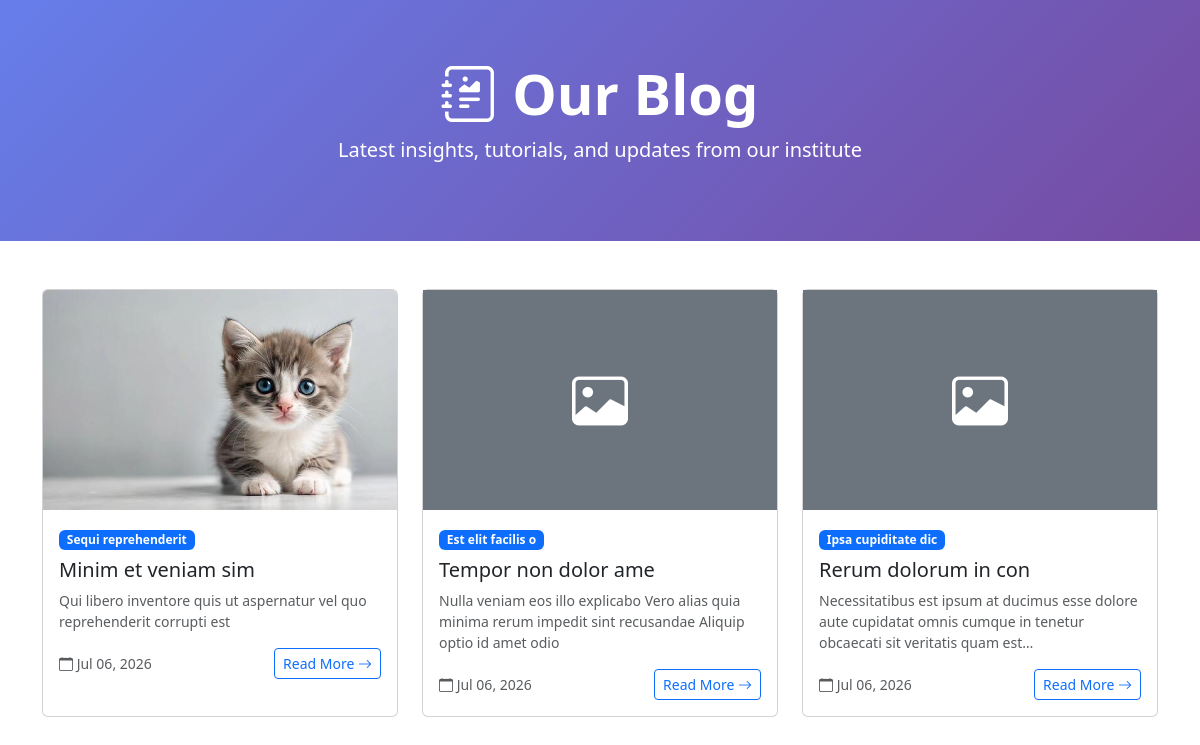
/index.php/blogs, run on the app's committed database.
### tables this page shows
CREATE TABLE `blogs` (
  `id` int unsigned NOT NULL AUTO_INCREMENT,
  `title` varchar(255) NOT NULL,
  `slug` varchar(255) NOT NULL,
  `content` longtext NOT NULL,
  `meta_description` varchar(500) DEFAULT NULL,
  `meta_keywords` varchar(500) DEFAULT NULL,
  `image` varchar(255) DEFAULT NULL,
  `topic` varchar(255) DEFAULT NULL,
  `status` tinyint(1) NOT NULL DEFAULT '0' COMMENT '0=inactive, 1=active',
  `is_auto_generated` tinyint(1) NOT NULL DEFAULT '0' COMMENT '1=generated by AI auto-system',
  `created_at` datetime DEFAULT CURRENT_TIMESTAMP,
  `updated_at` datetime DEFAULT CURRENT_TIMESTAMP ON UPDATE CURRENT_TIMESTAMP,
  PRIMARY KEY (`id`),
  UNIQUE KEY `slug` (`slug`)
);

### application/controllers/Blogs.php (called while the page is built, shortened)
<?php
class Blogs extends CI_Controller {
    public function __construct() {
        $this->load->model('blog_model');
        $this->load->helper('url');
    }
    public function index() {
        $data['title'] = 'Our Blog';
        $data['blogs'] = $this->blog_model->get_active_blogs();
        $this->load->view('blogs/list', $data);
    }
}

### index.php (called while the page is built, shortened)
<?php
require_once BASEPATH.'core/CodeIgniter.php';

### application/models/Blog_model.php (called while the page is built, shortened)
<?php
class Blog_model extends CI_Model {
    protected $table = 'blogs';
    public function get_active_blogs($limit = null, $offset = null) {
        $this->db->where('status', 1);
        $this->db->order_by('created_at', 'DESC');
        return $this->db->get($this->table)->result();
    }
}

### application/views/blogs/list.php (the view, shortened to what this page needs)
<!DOCTYPE html>
<html lang="en">
<head>
    <link href="https://cdn.jsdelivr.net/npm/bootstrap@5.3.0/dist/css/bootstrap.min.css" rel="stylesheet">
    <link rel="stylesheet" href="https://cdn.jsdelivr.net/npm/bootstrap-icons@1.10.0/font/bootstrap-icons.css">
</head>
<body>
<section class="hero text-center">
    <div class="container">
        <h1 class="display-4 fw-bold"><i class="bi bi-journal-richtext"></i> Our Blog</h1>
        <p class="lead">Latest insights, tutorials, and updates from our institute</p>
    </div>
</section>
<div class="container py-5">
    <div class="row g-4">
        <?php if (!empty($blogs)): foreach ($blogs as $blog): ?>
        <div class="col-md-6 col-lg-4">
            <div class="card blog-card">
                <?php if ($blog->image): ?>
                    <img src="<?php echo base_url($blog->image); ?>" class="card-img-top blog-img" alt="<?php echo htmlspecialchars($blog->title); ?>">
                <?php else: ?>
                    <div class="bg-secondary text-white d-flex align-items-center justify-content-center" style="height:220px;">
                        <i class="bi bi-image display-4"></i>
                    </div>
                <?php endif; ?>
                <div class="card-body">
                    <span class="badge bg-primary mb-2"><?php echo htmlspecialchars($blog->topic); ?></span>
                    <h5 class="card-title"><?php echo htmlspecialchars($blog->title); ?></h5>
                    <p class="card-text text-muted small">
                        <?php echo character_limiter(strip_tags($blog->meta_description), 120); ?>
                    </p>
                    <div class="d-flex justify-content-between align-items-center mt-3">
                        <small class="text-muted">
                            <i class="bi bi-calendar"></i> <?php echo date('M d, Y', strtotime($blog->created_at)); ?>
                        </small>
                        <a href="<?php echo site_url('blogs/detail/' . $blog->slug); ?>" class="btn btn-outline-primary btn-sm">
                            Read More <i class="bi bi-arrow-right"></i>
                        </a>
                    </div>
                </div>
            </div>
        </div>
        <?php endforeach; endif; ?>
    </div>
</div>
</body>
</html>

### application/views/blogs/list.php (style rules this page uses)
.blog-card { transition: transform 0.2s; height: 100%; }
.blog-img { height: 220px; object-fit: cover; width: 100%; }
.hero { background: linear-gradient(135deg, #667eea 0%, #764ba2 100%); color: white; padding: 60px 0; }

### data on the page
blogs: image (picture), topic "Sequi reprehenderit", title "Minim et veniam sim", meta_description "Qui libero inventore quis ut aspernatur vel quo reprehenderit corrupti est", created_at "Jul 06, 2026"
blogs: topic "Est elit facilis o", title "Tempor non dolor ame", meta_description "Nulla veniam eos illo explicabo Vero alias quia minima rerum impedit sint recusandae Aliquip optio id amet odio", created_at "Jul 06, 2026"
blogs: topic "Ipsa cupiditate dic", title "Rerum dolorum in con", meta_description "Necessitatibus est ipsum at ducimus esse dolore aute cupidatat omnis cumque in tenetur obcaecati sit veritatis quam est…", created_at "Jul 06, 2026"
